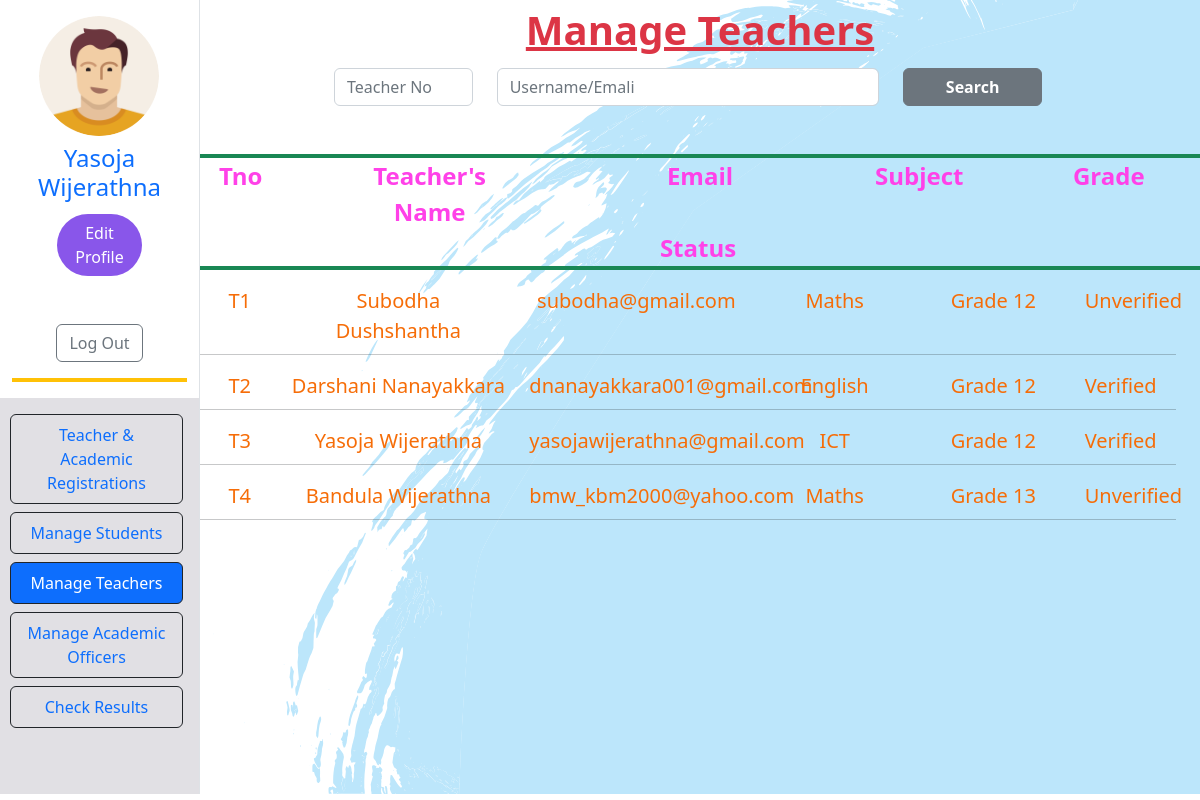
Screenshot of /teacherManaging.php (signed in) with the database file from the repository.
### tables this page shows
CREATE TABLE IF NOT EXISTS `admin_profile` (
  `id` int NOT NULL AUTO_INCREMENT,
  `admin_email` varchar(45) NOT NULL,
  `line1` varchar(45) DEFAULT NULL,
  `line2` varchar(45) DEFAULT NULL,
  `city_id` int NOT NULL,
  `img_path` text,
  PRIMARY KEY (`id`),
  KEY `fk_admin_profile_admin1_idx` (`admin_email`),
  KEY `fk_admin_profile_city1_idx` (`city_id`),
  CONSTRAINT `fk_admin_profile_admin1` FOREIGN KEY (`admin_email`) REFERENCES `admin` (`email`),
  CONSTRAINT `fk_admin_profile_city1` FOREIGN KEY (`city_id`) REFERENCES `city` (`id`)
);

CREATE TABLE IF NOT EXISTS `teacher` (
  `Tno` varchar(15) NOT NULL,
  `firstName` varchar(45) DEFAULT NULL,
  `lastName` varchar(45) DEFAULT NULL,
  `grade_id` int NOT NULL,
  `subject_id` int NOT NULL,
  `gender_id` int NOT NULL,
  `status_id` int NOT NULL,
  `email` varchar(45) DEFAULT NULL,
  `password` varchar(45) DEFAULT NULL,
  `otp` varchar(45) DEFAULT NULL,
  PRIMARY KEY (`Tno`),
  UNIQUE KEY `email_UNIQUE` (`email`),
  KEY `fk_teacher_grade1_idx` (`grade_id`),
  KEY `fk_teacher_subject1_idx` (`subject_id`),
  KEY `fk_teacher_gender1_idx` (`gender_id`),
  KEY `fk_teacher_status1_idx` (`status_id`),
  CONSTRAINT `fk_teacher_gender1` FOREIGN KEY (`gender_id`) REFERENCES `gender` (`id`),
  CONSTRAINT `fk_teacher_grade1` FOREIGN KEY (`grade_id`) REFERENCES `grade` (`id`),
  CONSTRAINT `fk_teacher_status1` FOREIGN KEY (`status_id`) REFERENCES `status` (`id`),
  CONSTRAINT `fk_teacher_subject1` FOREIGN KEY (`subject_id`) REFERENCES `subject` (`id`)
);

CREATE TABLE IF NOT EXISTS `subject` (
  `id` int NOT NULL AUTO_INCREMENT,
  `sname` varchar(45) DEFAULT NULL,
  PRIMARY KEY (`id`)
);

CREATE TABLE IF NOT EXISTS `grade` (
  `id` int NOT NULL AUTO_INCREMENT,
  `grade` varchar(45) DEFAULT NULL,
  PRIMARY KEY (`id`)
);

CREATE TABLE IF NOT EXISTS `status` (
  `id` int NOT NULL AUTO_INCREMENT,
  `status` varchar(45) DEFAULT NULL,
  PRIMARY KEY (`id`)
);

### connection.php (called while the page is built, shortened)
<?php
class Database{
    public static $connection;
    public static function setUpConnection(){
        if(!isset(Database::$connection)){
            Database::$connection =new mysqli("localhost","root","colombo123","lms","3306");
        }
    }
    public static function search ($q) {
        $resultset=Database::$connection->query($q);
        return $resultset;
    }
}
?>

### teacherManaging.php (the view, shortened to what this page needs)
<?php
require "connection.php";
if (isset($_SESSION["admin"])) {
?>
    <!DOCTYPE html>
    <html>
    <head>
        <link rel="stylesheet" href="bootstrap.css" />
        <link rel="stylesheet" href="https://cdn.jsdelivr.net/npm/bootstrap-icons@1.9.1/font/bootstrap-icons.css">
        <link rel="stylesheet" href="style.css" />
    </head>
    <body class="main_body2  ">
        <div class="container-fluid">
            <div class="row">
                <div class="col-12 col-lg-2 container-fluid border-end">
                    <div class="row ">
                        <div class="col-12 align-items-start   ">
                            <div class="row g-1 text-center justify-content-center ">
                                <?php
                                $imgRs = Database::search("SELECT * FROM `admin_profile` WHERE `admin_email`='" . $_SESSION["admin"]["email"] . "' ");
                                $img = $imgRs->fetch_assoc();
                                ?>
                                <div class="col-10">
                                    <img src="<?php echo ($img["img_path"]) ?>" style=" width: 120px; border-radius: 90px; margin-right: 1px; " class=" mt-3 " alt="">
                                </div>
                                <div class="col-12 mt-2">
                                    <h4 class="text-primary      fs-4   "><?php echo $_SESSION["admin"]["firstName"] . " " . $_SESSION["admin"]["lastName"]; ?></h4>
                                </div>
                                <div class="col-6">
                                    <button class="btn rounded-5 text-white" style="background-color: #8956ea;" onclick="editProfile();">Edit Profile</button>
                                </div>
                                <div class="col-12 mt-5 justify-content-center">
                                    <button class="btn btn-outline-secondary col-6" onclick="logOut();"> Log Out</button>
                                </div>
                            </div>
                            <hr class="border border-2  opacity-100 border-warning" />
                        </div>
                    </div>
                    <div class="row" style=" background-color: #E1E0E4; height:33vmax; overflow-y:hidden ;">
                        <div class="col-12 align-items-start">
                            <div class="row g-1">
                                <div class="row g-1 text-center  ">
                                    <div class="nav flex-column nav-pills me-3 mt-3" role="tablist" aria-orientation="vertical">
                                        <nav class="nav flex-column">
                                            <a class="nav-link  border border-dark" aria-current="page" href="adminPanel.php">Teacher & Academic <br>Registrations</a>
                                            <a class="nav-link border border-dark mt-2" href="studentManaging.php">Manage Students</a>
                                            <a class="nav-link active border border-dark mt-2" href="teacherManaging.php">Manage Teachers</a>
                                            <a class="nav-link  border border-dark mt-2" href="academicManaging.php">Manage Academic Officers</a>
                                            <a class="nav-link border border-dark mt-2" href="checkResults.php">Check Results</a>
                                        </nav>
                                    </div>
                                </div>
                            </div>
                        </div>
                    </div>
                </div>
                <div class="col-12 col-lg-10">
                    <div class="row ">
                        <div class="col-12 text-center">
                            <label class="form-label text-danger text-decoration-underline fw-bold fs-1">Manage Teachers</label>
                        </div>
                        <div class="row  justify-content-center">
                            <div class="col-2">
                                <input type="text" id="tno" class="form-control" placeholder="Teacher No">
                            </div>
                            <div class="col-5">
                                <input type="text" id="tname" class=" form-control" placeholder="Username/Emali">
                            </div>
                            <div class="col-2">
                                <button class=" btn btn-secondary fw-bold col-12" onclick="searchTeacher()">Search</button>
                            </div>
                        </div>
                        <hr class=" border border-2 opacity-100 border-success mt-5 mb-0">
                        <div class="row row-cols-7 justify-content-center fw-bold text-center " style="font-size: x-large; color: #FF41E8;  ">
                            <div class="col-1  " style="position: static; margin-right: 30px;">
                                <Span>Tno</Span>
                            </div>
                            <div class="col " style="position: static; margin-right: 0; margin-left: 50px;">
                                <span>Teacher's Name</span>
                            </div>
                            <div class="col-3 " style="margin-left: 80px; position: static;">
                                <span>Email</span>
                            </div>
                            <div class="col " style="margin-right: 5px; margin-left: 30px; position: static; ">
                                <span>Subject</span>
                            </div>
                            <div class="col" style="margin-left: 50px; margin-right: 0px; position: sticky;">
                                <span>Grade</span>
                            </div>
                            <div class="col" style="margin-right: 0px; margin-left: 20px; position: static;">
                                <span>Status</span>
                            </div>
                        </div>
                        <hr class=" border border-2 opacity-100 border-success mt-0">
                        <div class="row " id="viewArea">
                            <?php
                            $teacherRs = Database::search("SELECT * FROM `teacher` INNER JOIN `subject` ON `teacher`.`subject_id`=`subject`.`id`
                                                       INNER JOIN `grade` ON `teacher`.`grade_id`=`grade`.`id`
                                                       INNER JOIN `status` ON `teacher`.`status_id`=`status`.`id`   ORDER BY `Tno`");
                            $teacherNum = $teacherRs->num_rows;
                            for ($x = 0; $x < $teacherNum; $x++) {
                                $teacher = $teacherRs->fetch_assoc();
                            ?>
                                <div class="row  justify-content-center  text-center mt-0 mb-2  fs-5 " style=" color: #F66D08;  ">
                                    <div class="col-1 ">
                                        <Span><?php echo $teacher["Tno"] ?></Span>
                                    </div>
                                    <div class="col-3 justify-content-center">
                                        <span><?php echo $teacher["firstName"] . " " . $teacher["lastName"] ?></span>
                                    </div>
                                    <div class="col-lg-3 ">
                                        <span><?php echo $teacher["email"] ?></span>
                                    </div>
                                    <div class="col-2">
                                        <span><?php echo $teacher["sname"] ?></span>
                                    </div>
                                    <div class="col-2">
                                        <span><?php echo $teacher["grade"] ?></span>
                                    </div>
                                    <div class="col-1">
                                        <span><?php echo $teacher["status"] ?></span>
                                    </div>
                                </div>
                                <hr>
                            <?php
                            }
                            ?>
                        </div>
                    </div>
                </div>
            </div>
        </div>
    </body>
    </html>
<?php
} else {
    echo ("You are Not a valid user");
}
?>

### style.css (style rules this page uses)
.main_body2 { background-image: url("resources/images/background-body.svg"); background-size: cover; background-position: center; background-repeat: no-repeat; }

### rows the page displays
admin_profile: img_path (picture)
teacher: Tno "T1", firstName "Subodha", lastName "Dushshantha", email "subodha@gmail.com", subject.sname "Maths", grade.grade "Grade 12", status.status "Unverified"
teacher: Tno "T2", firstName "Darshani", lastName "Nanayakkara", email "dnanayakkara001@gmail.com", subject.sname "English", grade.grade "Grade 12", status.status "Verified"
teacher: Tno "T3", firstName "Yasoja", lastName "Wijerathna", email "yasojawijerathna@gmail.com", subject.sname "ICT", grade.grade "Grade 12", status.status "Verified"
teacher: Tno "T4", firstName "Bandula", lastName "Wijerathna", email "bmw_kbm2000@yahoo.com", subject.sname "Maths", grade.grade "Grade 13", status.status "Unverified"

### other values shown
$_SESSION["admin"]["firstName"] "Yasoja"
$_SESSION["admin"]["lastName"] "Wijerathna"
